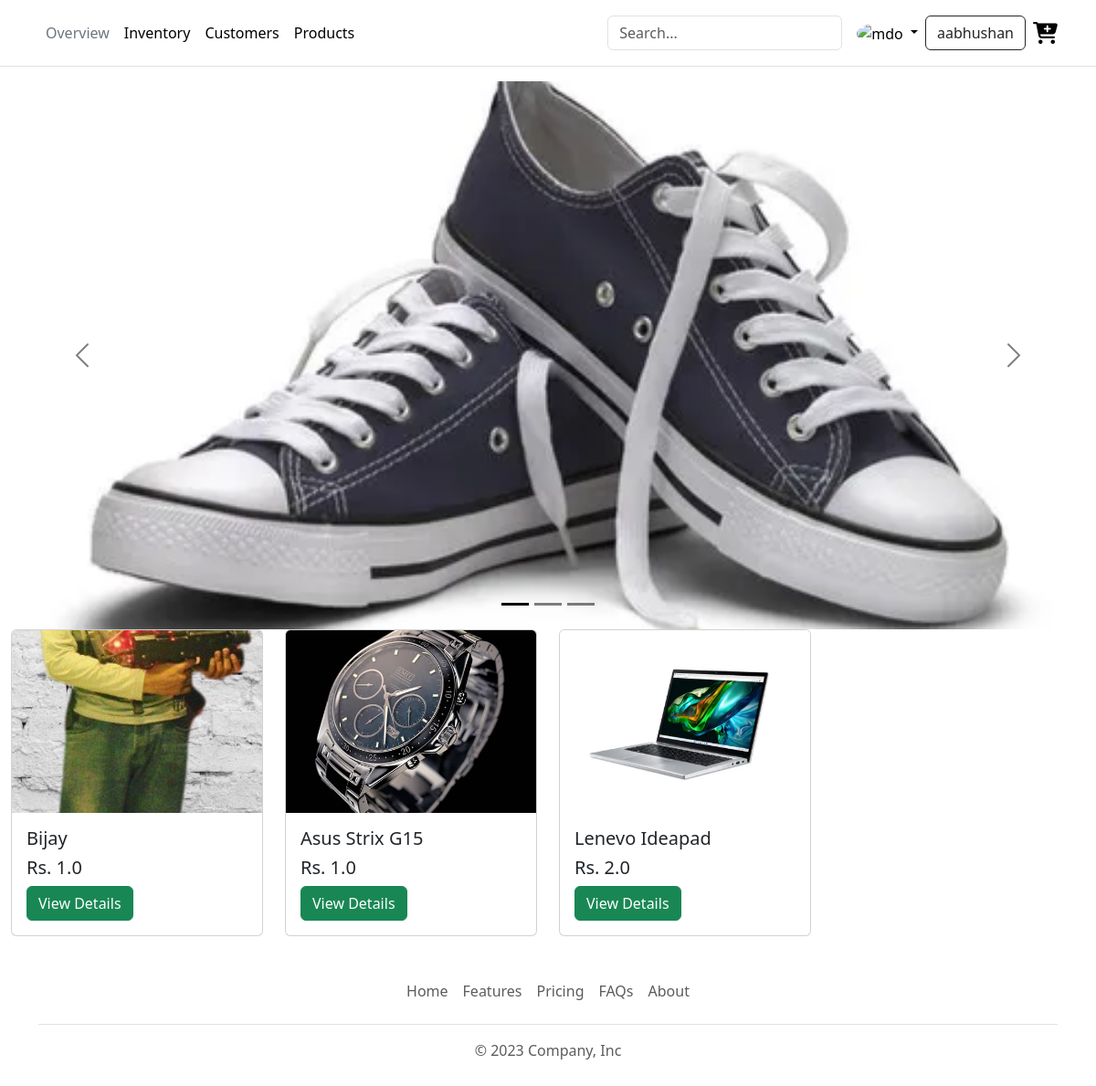
Screenshot of / (signed in) with the database file from the repository.
### product/models.py (models this page shows, shortened)
class Product(models.Model):
    product_name = models.CharField(max_length=255, null=True)
    product_price = models.FloatField()
    stock = models.IntegerField()
    product_description = models.TextField()
    product_image = models.FileField(upload_to="static/uploads", null=True)
    created_at = models.DateTimeField(auto_now_add=True, null=True)
    category = models.ForeignKey(Category, on_delete=models.CASCADE, null=True)

### userspage/views.py (the view)
# urls.py: path("", index),
def index(request):
    products = Product.objects.all().order_by("-id")[:8]
    context = {
        "products": products,
    }
    return render(request, "users/index.html", context)

### userspage/templates/users/index.html (shortened to what this page needs)
{% extends 'layouts.html' %}
{% load static %}
{% block main_content %}
{% include 'users/header.html' %}
<div id="carouselExampleDark" class="carousel carousel-dark slide">
    <div class="carousel-indicators">
        <button type="button" data-bs-target="#carouselExampleDark" data-bs-slide-to="0" class="active"
            aria-current="true" aria-label="Slide 1"></button>
        <button type="button" data-bs-target="#carouselExampleDark" data-bs-slide-to="1" aria-label="Slide 2"></button>
        <button type="button" data-bs-target="#carouselExampleDark" data-bs-slide-to="2" aria-label="Slide 3"></button>
    </div>
    <div class="carousel-inner">
        <div class="carousel-item active" data-bs-interval="10000">
            <img src="{% static 'images/p3.webp' %}" class="d-block w-100" alt="...">
        </div>
    </div>
    <button class="carousel-control-prev" type="button" data-bs-target="#carouselExampleDark" data-bs-slide="prev">
        <span class="carousel-control-prev-icon" aria-hidden="true"></span>
    </button>
    <button class="carousel-control-next" type="button" data-bs-target="#carouselExampleDark" data-bs-slide="next">
        <span class="carousel-control-next-icon" aria-hidden="true"></span>
    </button>
</div>
<div class="container-fluid">
    <div class="row row-cols-1 row-cols-md-4 g-4">
        {% for item in products %}
        <div class="col">
            <div class="card h-100">
                <img src="/{{item.product_image}}" class="card-img-top" alt="{{item.product_name}}">
                <div class="card-body">
                    <h5 class="card-title">{{item.product_name}}</h5>
                    <h5>Rs. {{item.product_price}}</h5>
                    <a href="/productdetails/{{item.id}}" class="btn btn-success">View Details</a>
                </div>
            </div>
        </div>
        {% endfor %}
    </div>
</div>
{% include 'users/footer.html' %}
{% endblock %}

### userspage/templates/users/header.html (shortened to what this page needs)
{% load static %}
<header class="p-3 mb-3 border-bottom">
    <div class="container">
        <div class="d-flex flex-wrap align-items-center justify-content-center justify-content-lg-start">
            <ul class="nav col-12 col-lg-auto me-lg-auto mb-2 justify-content-center mb-md-0">
                <li><a href="/" class="nav-link px-2 link-secondary">Overview</a></li>
                <li><a href="#" class="nav-link px-2 link-body-emphasis">Inventory</a></li>
                <li><a href="#" class="nav-link px-2 link-body-emphasis">Customers</a></li>
                <li><a href="/productlist" class="nav-link px-2 link-body-emphasis">Products</a></li>
            </ul>
            <form class="col-12 col-lg-auto mb-3 mb-lg-0 me-lg-3" role="search">
                <input type="search" class="form-control" placeholder="Search..." aria-label="Search">
            </form>
            {% if user.is_authenticated %}
            <div class="dropdown text-end">
                <a href="#" class="d-block link-body-emphasis text-decoration-none dropdown-toggle"
                    data-bs-toggle="dropdown" aria-expanded="false">
                    <img src="{% static 'images/aabu.jpg' %}" alt="mdo" width="32" height="32" class="rounded-circle">
                </a>
            </div>
            <a href="#" class="btn btn-outline-dark mx-2">{{user.username}}</a>
            <a href="/cart"><i class="fa-solid fa-cart-plus fa-xl" style="color: #000000;"></i></a>
            {% else %}
            <a href="/login"><button class="btn btn-success">Login</button></a>
            <a href="/register"><button class="btn btn-success mx-3">Register</button></a>
            {% endif %}
        </div>
    </div>
</header>

### static/css/style.css (style rules this page uses)
.card img { height: 200px; object-fit: cover; }
.carousel-item img { height: 600px; object-fit: cover; }

### rows the page displays
Product: product_image (picture), product_name "Bijay", product_price "1.0"
Product: product_image (picture), product_name "Asus Strix G15", product_price "1.0"
Product: product_image (picture), product_name "Lenevo Ideapad", product_price "2.0"

### other values shown
{{ user.username }} "aabhushan"
